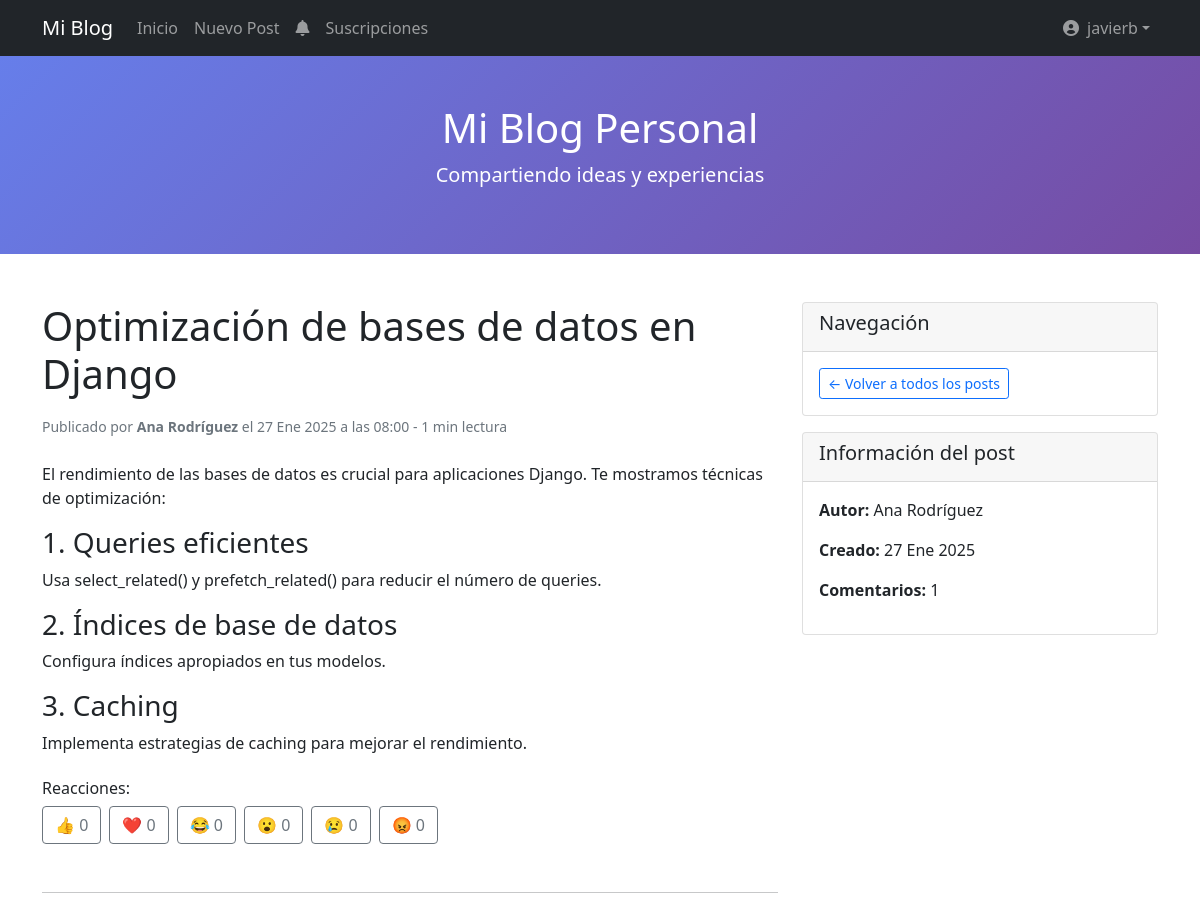
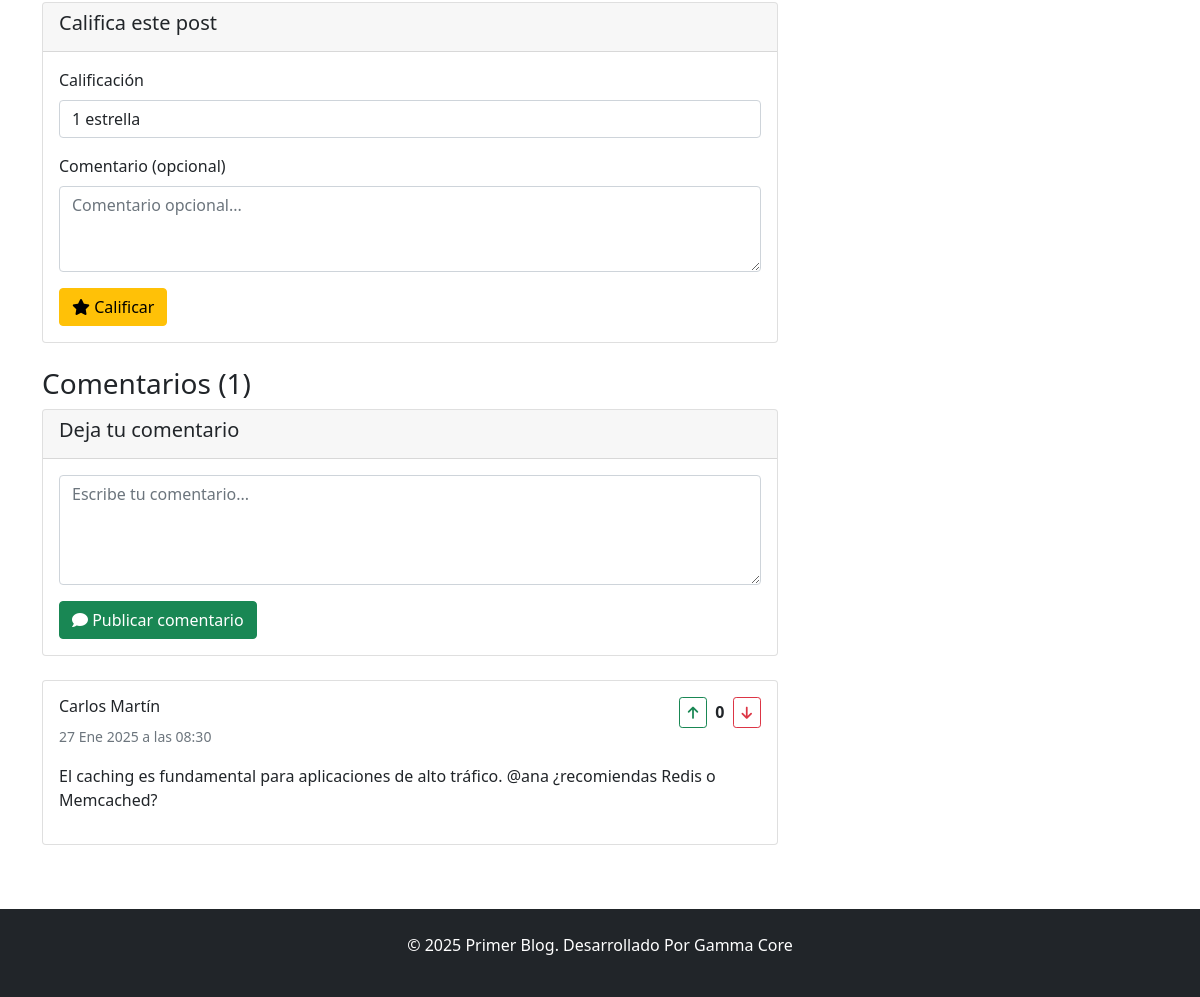
Page /post/optimizacion-bases-datos-django/ (signed in) on the committed database (2 pictures, top to bottom).
### blog/models.py (models this page shows, shortened)
class Post(models.Model):
    title = models.CharField(max_length=200, verbose_name='Título')
    slug = models.SlugField(max_length=200, unique=True)
    author = models.ForeignKey(User, on_delete=models.CASCADE, verbose_name='Autor')
    content = RichTextField(verbose_name='Contenido')
    excerpt = models.TextField(max_length=300, blank=True, verbose_name='Resumen')
    cover_image = models.ImageField(upload_to='posts/', blank=True, null=True, verbose_name='Imagen de portada')
    tags = TaggableManager(verbose_name='Etiquetas')
    created_date = models.DateTimeField(default=timezone.now, verbose_name='Fecha de creación')
    published_date = models.DateTimeField(blank=True, null=True, verbose_name='Fecha de publicación')
    published = models.BooleanField(default=False, verbose_name='Publicado')
    class Meta:
        ordering = ['-created_date']
        verbose_name = 'Post'
        verbose_name_plural = 'Posts'
    @property
    def reading_time(self):
        text = strip_tags(self.content or "")
        word_count = len(text.split())
        minutes = math.ceil(word_count / 200) if word_count > 0 else 1
        return max(1, int(minutes))
    def get_rating_count(self):
        return self.reviews.count()
    def get_approved_comments_count(self):
        return self.comments.filter(is_approved=True).count()

class Comment(models.Model):
    post = models.ForeignKey(Post, on_delete=models.CASCADE, related_name='comments')
    author = models.ForeignKey(User, on_delete=models.CASCADE, verbose_name='Autor', null=True, blank=True)
    name = models.CharField(max_length=100, verbose_name='Nombre', blank=True)
    email = models.EmailField(verbose_name='Email', blank=True)
    content = models.TextField(verbose_name='Comentario')
    created_date = models.DateTimeField(auto_now_add=True, verbose_name='Fecha')
    is_approved = models.BooleanField(default=False, verbose_name='Aprobado')
    pinned = models.BooleanField(default=False, verbose_name='Fijado')
    class Meta:
        ordering = ['created_date']
        verbose_name = 'Comentario'
        verbose_name_plural = 'Comentarios'
    def get_score(self):
        return sum(vote.vote for vote in self.votes.all())
    def get_user_vote(self, user):
        try:
            vote = self.votes.get(user=user)
            return vote.vote
        except CommentVote.DoesNotExist:
            return 0

### blog/views.py (the view)
# urls.py: path('post/<slug:slug>/', views.post_detail, name='post_detail'),
def post_detail(request, slug):
    post = get_object_or_404(Post, slug=slug, published=True)
    comments = post.comments.filter(is_approved=True).annotate(
        score=models.Sum('votes__vote')
    ).order_by('-pinned', '-score', 'created_date')
    new_comment = None
    user_review = None
    user_reaction = None
    can_moderate = False
    if request.user.is_authenticated and request.user == post.author:
        can_moderate = True
        comments = post.comments.all().annotate(
            score=models.Sum('votes__vote')
        ).order_by('-pinned', '-score', 'created_date')
    if request.user.is_authenticated:
        try:
            user_review = Review.objects.get(post=post, user=request.user)
        except Review.DoesNotExist:
            user_review = None
        try:
            user_reaction = Reaction.objects.get(post=post, user=request.user)
        except Reaction.DoesNotExist:
            user_reaction = None
    if request.method == 'POST':
        if 'comment' in request.POST:
            if not request.user.is_authenticated:
                messages.error(request, 'Debes iniciar sesión para comentar.')
                return redirect('blog:login')
            comment_form = CommentForm(data=request.POST)
            if comment_form.is_valid():
                new_comment = comment_form.save(commit=False)
                new_comment.post = post
                new_comment.author = request.user
                new_comment.save()
                detect_mentions(new_comment.content, post, request.user)
                send_comment_notification(post, request.user)
                messages.success(request, '¡Tu comentario ha sido añadido y está pendiente de aprobación!')
                return redirect('blog:post_detail', slug=post.slug)
        else:
            comment_form = CommentForm()
        if 'review' in request.POST:
            if not request.user.is_authenticated:
                messages.error(request, 'Debes iniciar sesión para calificar.')
                return redirect('blog:login')
            review_form = ReviewForm(data=request.POST)
            if review_form.is_valid():
                review, created = Review.objects.get_or_create(
                    post=post,
                    user=request.user,
                    defaults=review_form.cleaned_data
                )
                if not created:
                    review.rating = review_form.cleaned_data['rating']
                    review.comment = review_form.cleaned_data['comment']
                    review.save()
                    messages.success(request, '¡Tu calificación ha sido actualizada!')
                else:
                    messages.success(request, '¡Gracias por tu calificación!')
                return redirect('blog:post_detail', slug=post.slug)
        else:
            review_form = ReviewForm()
    else:
        comment_form = CommentForm()
        review_form = ReviewForm()
    comment_votes = {}
    if request.user.is_authenticated:
        for comment in comments:
            comment_votes[comment.id] = comment.get_user_vote(request.user)
    return render(request, 'blog/post_detail.html', {
        'post': post,
        'comments': comments,
        'approved_comments_count': post.get_approved_comments_count(),
        'new_comment': new_comment,
        'comment_form': comment_form,
        'review_form': review_form,
        'user_review': user_review,
        'user_reaction': user_reaction,
        'can_moderate': can_moderate,
        'reaction_types': Reaction.REACTION_TYPES,
        'comment_votes': comment_votes
    })

### blog/templates/blog/post_detail.html (shortened to what this page needs)
{% extends 'base.html' %}
{% block content %}
<div class="row">
    <div class="col-md-8">
        <article class="mb-5">
            <h1 class="mb-3">{{ post.title }}</h1>
            <div class="text-muted mb-4">
                <small>
                    Publicado por <strong>{{ post.author.first_name }} {{ post.author.last_name }}</strong>
                    el {{ post.published_date|date:"d M Y \a \l\a\s H:i" }} - {{ post.reading_time }} min lectura
                </small>
            </div>
            <div class="post-content">
                {{ post.content|safe }}
            </div>
            <div class="reactions-section mt-4 mb-4">
                <h6>Reacciones:</h6>
                <div class="reactions-container d-flex gap-2 flex-wrap">
                    {% for reaction_type, reaction_label in reaction_types %}
                        {% if user.is_authenticated %}
                            <button class="btn btn-outline-secondary reaction-btn"
                                    data-reaction="{{ reaction_type }}"
                                    data-post-slug="{{ post.slug }}">
                                <span class="reaction-emoji">{{ reaction_type }}</span>
                                <span class="reaction-count" id="count-{{ reaction_type }}">0</span>
                            </button>
                        {% else %}
                            <div class="btn btn-outline-secondary disabled" title="Inicia sesión para reaccionar">
                                <span class="reaction-emoji">{{ reaction_type }}</span>
                                <span class="reaction-count" id="count-{{ reaction_type }}">0</span>
                            </div>
                        {% endif %}
                    {% endfor %}
                </div>
            </div>
        </article>
        <hr>
        {% if user.is_authenticated %}
            <div class="card mb-4">
                <div class="card-header">
                    <h5>Califica este post</h5>
                </div>
                <div class="card-body">
                    {% if user_review %}
                        <p class="text-muted">Ya calificaste este post con {{ user_review.rating }} estrella{{ user_review.rating|pluralize }}.</p>
                        <p><strong>Tu comentario:</strong> {{ user_review.comment }}</p>
                    {% else %}
                        <form method="post">
                            <div class="mb-3">
                                <label class="form-label">Calificación</label>
                                {{ review_form.rating }}
                            </div>
                            <div class="mb-3">
                                <label class="form-label">Comentario (opcional)</label>
                                {{ review_form.comment }}
                            </div>
                            <button type="submit" class="btn btn-warning">
                                <i class="fas fa-star"></i> Calificar
                            </button>
                        </form>
                    {% endif %}
                </div>
            </div>
        {% endif %}
        <div class="comments-section">
            <h3>Comentarios ({{ approved_comments_count }})</h3>
            {% if user.is_authenticated %}
                <div class="card mb-4">
                    <div class="card-header">
                        <h5>Deja tu comentario</h5>
                    </div>
                    <div class="card-body">
                        <form method="post">
                            <div class="mb-3">
                                {{ comment_form.content }}
                            </div>
                            <button type="submit" class="btn btn-success">
                                <i class="fas fa-comment"></i> Publicar comentario
                            </button>
                        </form>
                    </div>
                </div>
            {% else %}
                <div class="alert alert-info">
                    <a href="{% url 'blog:login' %}">Inicia sesión</a> para dejar un comentario.
                </div>
            {% endif %}
            {% for comment in comments %}
                <div class="card mb-3 {% if not comment.is_approved %}border-warning{% endif %} {% if comment.pinned %}border-primary{% endif %}">
                    <div class="card-body">
                        <div class="d-flex justify-content-between align-items-start">
                            <div class="flex-grow-1">
                                <h6 class="card-title">
                                    {{ comment.author.first_name }} {{ comment.author.last_name }}
                                </h6>
                                <small class="text-muted">{{ comment.created_date|date:"d M Y \a \l\a\s H:i" }}</small>
                            </div>
                            {% if user.is_authenticated %}
                                <div class="vote-section d-flex align-items-center">
                                    <button class="btn btn-sm btn-outline-success vote-btn"
                                            data-comment-id="{{ comment.id }}"
                                            data-vote="1"
                                            id="upvote-{{ comment.id }}">
                                        <i class="fas fa-arrow-up"></i>
                                    </button>
                                    <span class="mx-2 fw-bold" id="score-{{ comment.id }}">{{ comment.get_score }}</span>
                                    <button class="btn btn-sm btn-outline-danger vote-btn"
                                            data-comment-id="{{ comment.id }}"
                                            data-vote="-1"
                                            id="downvote-{{ comment.id }}">
                                        <i class="fas fa-arrow-down"></i>
                                    </button>
                                </div>
                            {% endif %}
                        </div>
                        <p class="card-text mt-2">{{ comment.content|linebreaks }}</p>
                    </div>
                </div>
            {% empty %}
                <div class="alert alert-info">
                    <p>No hay comentarios aún. ¡Sé el primero en comentar!</p>
                </div>
            {% endfor %}
        </div>
    </div>
    <div class="col-md-4">
        <div class="card mb-3">
            <div class="card-header">
                <h5>Navegación</h5>
            </div>
            <div class="card-body">
                <a href="{% url 'blog:post_list' %}" class="btn btn-outline-primary btn-sm">
                    ← Volver a todos los posts
                </a>
            </div>
        </div>
        <div class="card">
            <div class="card-header">
                <h5>Información del post</h5>
            </div>
            <div class="card-body">
                <p><strong>Autor:</strong> {{ post.author.first_name }} {{ post.author.last_name }}</p>
                <p><strong>Creado:</strong> {{ post.created_date|date:"d M Y" }}</p>
                <p><strong>Comentarios:</strong> {{ comments.count }}</p>
            </div>
        </div>
    </div>
</div>
{% endblock %}

### blog/templates/base.html (shortened to what this page needs)
<!DOCTYPE html>
<html lang="es">
<head>
    <link href="https://cdn.jsdelivr.net/npm/bootstrap@5.1.3/dist/css/bootstrap.min.css" rel="stylesheet">
    <link href="https://cdnjs.cloudflare.com/ajax/libs/font-awesome/6.0.0/css/all.min.css" rel="stylesheet">
</head>
<body>
    <nav class="navbar navbar-expand-lg navbar-dark bg-dark">
        <div class="container">
            <a class="navbar-brand" href="{% url 'blog:post_list' %}">Mi Blog</a>
            <div class="collapse navbar-collapse" id="navbarNav">
                <ul class="navbar-nav me-auto">
                    <li class="nav-item">
                        <a class="nav-link" href="{% url 'blog:post_list' %}">Inicio</a>
                    </li>
                    {% if user.is_authenticated %}
                        <li class="nav-item">
                            <a class="nav-link" href="{% url 'blog:post_create' %}">Nuevo Post</a>
                        </li>
                        <li class="nav-item">
                            <a class="nav-link position-relative" href="{% url 'blog:notifications' %}">
                                <i class="fas fa-bell"></i>
                            </a>
                        </li>
                        <li class="nav-item">
                            <a class="nav-link" href="{% url 'blog:subscriptions' %}">Suscripciones</a>
                        </li>
                    {% endif %}
                </ul>
                <ul class="navbar-nav">
                    {% if user.is_authenticated %}
                        <li class="nav-item dropdown">
                            <a class="nav-link dropdown-toggle d-flex align-items-center" href="#" role="button" data-bs-toggle="dropdown">
                                {% if user.profile.avatar %}
                                    <img src="{{ user.profile.avatar.url }}" alt="Avatar" class="rounded-circle me-2" width="30" height="30">
                                {% else %}
                                    <i class="fas fa-user-circle me-2"></i>
                                {% endif %}
                                {{ user.username }}
                            </a>
                        </li>
                    {% endif %}
                </ul>
            </div>
        </div>
    </nav>
    <header class="blog-header py-5 text-white text-center">
        <div class="container">
            <h1><a href="{% url 'blog:post_list' %}" class="text-white text-decoration-none">Mi Blog Personal</a></h1>
            <p class="lead">Compartiendo ideas y experiencias</p>
        </div>
    </header>
    <main class="container my-5">
        {% block content %}
        {% endblock %}
    </main>
    <footer class="bg-dark text-white text-center py-4 mt-5">
        <p>&copy; 2025 Primer Blog. Desarrollado Por Gamma Core</p>
    </footer>
</body>
</html>

### rows in the picture
Post: title "Optimización de bases de datos en Django", author.first_name "Ana", author.last_name "Rodríguez", published_date "27 Ene 2025 a las 08:00", reading_time "1", content "El rendimiento de las bases de datos es crucial para aplicaciones Django. Te mostramos técnicas de optimización: 1. Queries eficientes Usa select_related() y prefetch_related() para reducir el número de queries. 2. Índices de base de datos Configura índices apropiados en tus modelos. 3. Caching Implementa estrategias de caching para mejorar el rendimiento.", created_date "27 Ene 2025"
Comment: author.first_name "Carlos", author.last_name "Martín", created_date "27 Ene 2025 a las 08:30", get_score "0", content "El caching es fundamental para aplicaciones de alto tráfico. @ana ¿recomiendas Redis o Memcached?"

### other values in the picture
{{ user.username }} "javierb"
{{ reaction_type }} "👍" "❤️" "😂" "😮" "😢" "😡"
{{ approved_comments_count }} "1"
{{ comments.count }} "1"
